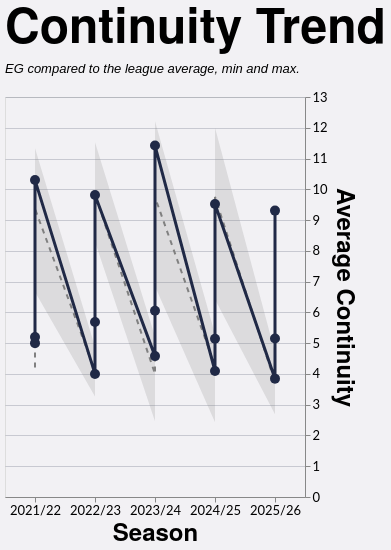

Vega-Lite specification stored for this chart:
### Vega-Lite specification from a JSON file in a GitHub repository (floating-point values rounded to 4 significant figures)
{"config": {"axis": {"labelFont": "Lato, sans-serif", "titleFont": "PT Sans Narrow, Helvetica Neue, Helvetica, Arial, sans-serif", "labelFontSize": 13, "titleFontSize": 24, "gridColor": "#202947", "gridOpacity": 0.2}, "header": {"labelFont": "PT Sans Narrow, Helvetica Neue, Helvetica, Arial, sans-serif", "titleFont": "PT Sans Narrow, Helvetica Neue, Helvetica, Arial, sans-serif", "labelFontSize": 24, "titleFontSize": 28, "labelFontWeight": "bold", "orient": "left"}, "legend": {"labelFont": "Lato, sans-serif", "titleFont": "PT Sans Narrow, Helvetica Neue, Helvetica, Arial, sans-serif", "labelFontSize": 14, "titleFontSize": 16, "titlePadding": 5, "fillColor": "white", "strokeColor": "black", "padding": 10, "titleFontWeight": "lighter", "titleFontStyle": "italic", "titleColor": "gray", "offset": 10}, "title": {"font": "PT Sans Narrow, Helvetica Neue, Helvetica, Arial, sans-serif", "fontSize": 48, "fontWeight": "bold", "anchor": "start", "align": "center", "titlePadding": 20, "subtitlePadding": 10, "subtitleFontSize": 13, "subtitleColor": "", "subtitleFontStyle": "italic", "offset": 15, "color": "black"}, "axisX": {"labelAngle": 0}, "facet": {"title": null, "header": null, "align": {"row": "each", "column": "each"}}, "resolve": {"scale": {"y": "independent", "facet": "independent"}}, "background": "#f2f1f4"}, "layer": [{"mark": {"type": "area", "color": "gray", "opacity": 0.2}, "encoding": {"tooltip": [{"field": "Season", "title": "Season", "type": "nominal"}, {"field": "League Min", "format": ".2f", "title": "League Min", "type": "quantitative"}, {"field": "League Max", "format": ".2f", "title": "League Max", "type": "quantitative"}, {"field": "League Average", "format": ".2f", "title": "League Average", "type": "quantitative"}], "x": {"field": "Season", "title": "Season", "type": "nominal"}, "y": {"field": "League Min", "title": "Average Continuity", "type": "quantitative"}, "y2": {"field": "League Max"}}}, {"mark": {"type": "line", "color": "gray", "strokeDash": [5, 5], "strokeWidth": 2}, "encoding": {"tooltip": [{"field": "Season", "title": "Season", "type": "nominal"}, {"field": "League Average", "format": ".2f", "title": "League Average", "type": "quantitative"}], "x": {"field": "Season", "type": "nominal"}, "y": {"axis": {"orient": "right"}, "field": "League Average", "type": "quantitative"}}}, {"mark": {"type": "line", "point": {"size": 100}, "strokeWidth": 3}, "encoding": {"color": {"field": "Color1", "legend": null, "scale": null, "type": "nominal"}, "tooltip": [{"field": "Season", "title": "Season", "type": "nominal"}, {"field": "Team", "title": "Team", "type": "nominal"}, {"field": "Unit", "title": "Unit", "type": "nominal"}, {"field": "Average Retention", "format": ".2f", "title": "Average Players Retained", "type": "quantitative"}], "x": {"field": "Season", "type": "nominal"}, "y": {"field": "Average Retention", "type": "quantitative"}}}], "data": {"name": "data-42c86e468a5be0a430111cd6a7b6777d"}, "height": 400, "title": {"text": "Continuity Trend", "subtitle": "EG compared to the league average, min and max."}, "width": 300, "$schema": "https://vega.github.io/schema/vega-lite/v5.20.1.json", "datasets": {"data-42c86e468a5be0a430111cd6a7b6777d": [{"Season": "2021/22", "Unit": "Backs", "League Min": 2.833, "League Max": 5.333, "League Average": 4.206, "Team": "East Grinstead", "Average Retention": 5.0, "Color1": "#202946", "Color2": "#7d96e8"}, {"Season": "2021/22", "Unit": "Forwards", "League Min": 3.667, "League Max": 5.75, "League Average": 4.746, "Team": "East Grinstead", "Average Retention": 5.2, "Color1": "#202946", "Color2": "#7d96e8"}, {"Season": "2021/22", "Unit": "Total", "League Min": 6.667, "League Max": 11.33, "League Average": 9.367, "Team": "East Grinstead", "Average Retention": 10.3, "Color1": "#202946", "Color2": "#7d96e8"}, {"Season": "2022/23", "Unit": "Backs", "League Min": 3.267, "League Max": 4.875, "League Average": 4.092, "Team": "East Grinstead", "Average Retention": 4.0, "Color1": "#202946", "Color2": "#7d96e8"}, {"Season": "2022/23", "Unit": "Forwards", "League Min": 4.059, "League Max": 6.0, "League Average": 5.104, "Team": "East Grinstead", "Average Retention": 5.688, "Color1": "#202946", "Color2": "#7d96e8"}, {"Season": "2022/23", "Unit": "Total", "League Min": 8.294, "League Max": 11.53, "League Average": 9.83, "Team": "East Grinstead", "Average Retention": 9.812, "Color1": "#202946", "Color2": "#7d96e8"}, {"Season": "2023/24", "Unit": "Backs", "League Min": 2.462, "League Max": 5.211, "League Average": 3.999, "Team": "East Grinstead", "Average Retention": 4.579, "Color1": "#202946", "Color2": "#7d96e8"}, {"Season": "2023/24", "Unit": "Forwards", "League Min": 3.538, "League Max": 6.526, "League Average": 5.06, "Team": "East Grinstead", "Average Retention": 6.053, "Color1": "#202946", "Color2": "#7d96e8"}, {"Season": "2023/24", "Unit": "Total", "League Min": 6.846, "League Max": 12.21, "League Average": 9.744, "Team": "East Grinstead", "Average Retention": 11.42, "Color1": "#202946", "Color2": "#7d96e8"}, {"Season": "2024/25", "Unit": "Backs", "League Min": 2.429, "League Max": 5.286, "League Average": 4.248, "Team": "East Grinstead", "Average Retention": 4.095, "Color1": "#202946", "Color2": "#7d96e8"}, {"Season": "2024/25", "Unit": "Forwards", "League Min": 2.762, "League Max": 6.143, "League Average": 4.978, "Team": "East Grinstead", "Average Retention": 5.143, "Color1": "#202946", "Color2": "#7d96e8"}, {"Season": "2024/25", "Unit": "Total", "League Min": 6.429, "League Max": 12.0, "League Average": 9.753, "Team": "East Grinstead", "Average Retention": 9.524, "Color1": "#202946", "Color2": "#7d96e8"}, {"Season": "2025/26", "Unit": "Backs", "League Min": 2.692, "League Max": 4.692, "League Average": 3.731, "Team": "East Grinstead", "Average Retention": 3.846, "Color1": "#202946", "Color2": "#7d96e8"}, {"Season": "2025/26", "Unit": "Forwards", "League Min": 3.615, "League Max": 5.231, "League Average": 4.508, "Team": "East Grinstead", "Average Retention": 5.154, "Color1": "#202946", "Color2": "#7d96e8"}, {"Season": "2025/26", "Unit": "Total", "League Min": 7.231, "League Max": 10.85, "League Average": 9.245, "Team": "East Grinstead", "Average Retention": 9.308, "Color1": "#202946", "Color2": "#7d96e8"}]}}
